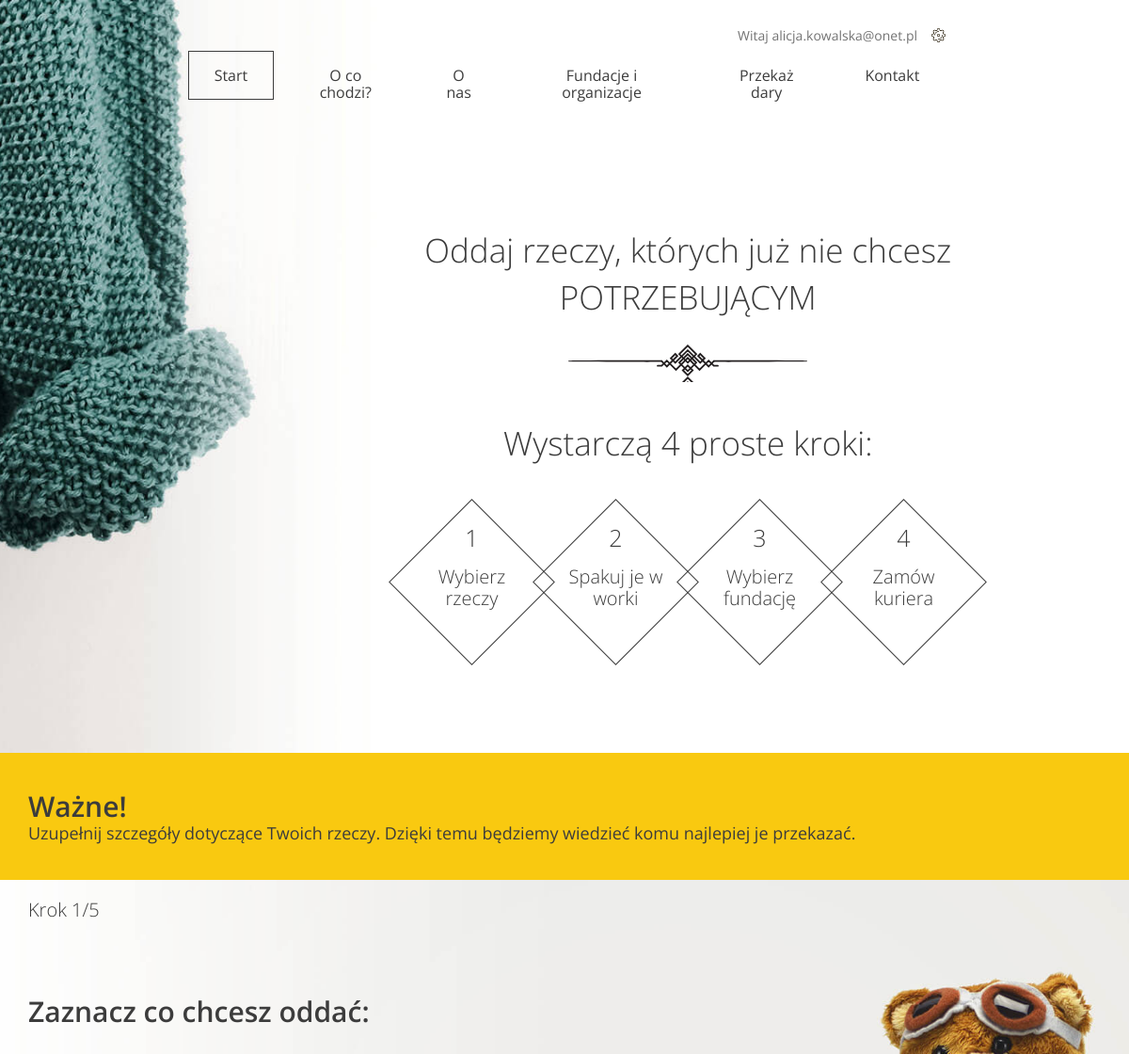
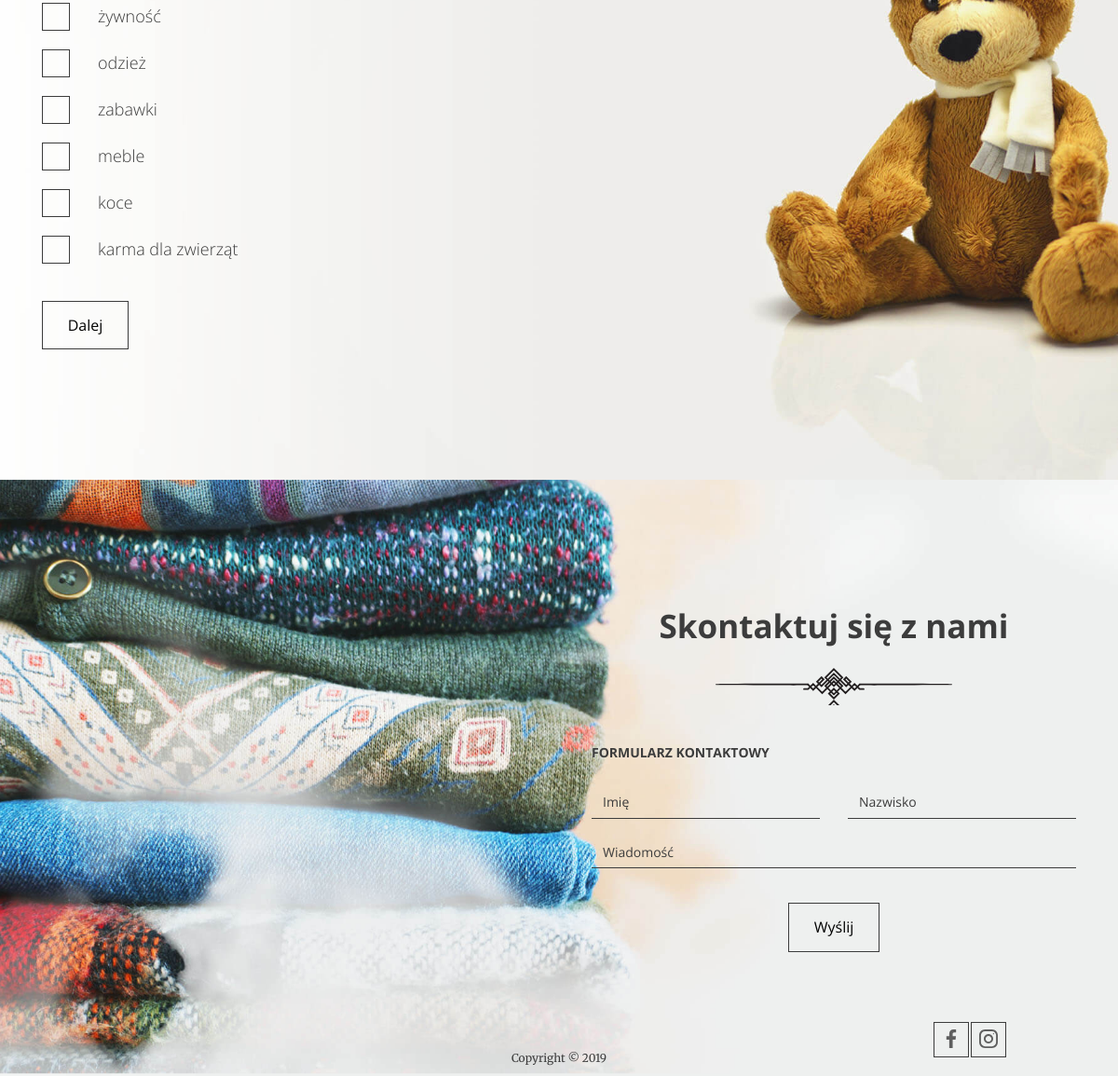
The page /share/ (signed in) on the database its author committed (2 pictures, top to bottom).
### accounts/models.py (models this page shows)
class CustomUser(AbstractBaseUser, PermissionsMixin):
    first_name = models.CharField(max_length=64, verbose_name='Imię')
    surname = models.CharField(max_length=64, verbose_name='Nazwisko')
    email = models.EmailField(max_length=64, unique=True, verbose_name='Email')
    password = models.CharField(max_length=64, verbose_name='Hasło')
    password_2 = models.CharField(max_length=64, verbose_name='Powtórz hasło')
    is_staff = models.BooleanField(default=False)
    is_active = models.BooleanField(default=True)
    is_superuser = models.BooleanField(default=False)
    date_joined = models.DateTimeField(default=timezone.now)
    USERNAME_FIELD = 'email'
    REQUIRED_FIELDS = []
    objects = CustomUserManager()
    def __str__(self):
        return self.email

### main_app/models.py (models this page shows)
class Category(models.Model):
    name = models.CharField(max_length=64)

### main_app/views.py (the view)
# urls.py: path('share/', AddDonation.as_view(), name='AddDonation'),
class AddDonation(View):
    def get(self, request):
        categories = Category.objects.all()
        institutions = Institution.objects.all()
        user = request.user
        if user.is_authenticated:
            context = {'user':user, 'categories':categories, 'institutions':institutions}
            return render(request, 'main_app/form.html', context)
        else:
            return HttpResponse('załóż konto lub zaloguj się')

### main_app/templates/main_app/form.html (shortened to what this page needs)
{%  extends 'base.html' %}
{% block content %}
  <body>
    <header class="header--form-page">
      <nav class="container container--70">
        <ul class="nav--actions">
          <li class="logged-user">
            Witaj {{ user }}
          </li>
        </ul>
        <ul>
          <li><a href="/index/" class="btn btn--without-border active">Start</a></li>
          <li><a href="/index/#steps" class="btn btn--without-border">O co chodzi?</a></li>
          <li><a href="/index/#about-us" class="btn btn--without-border">O nas</a></li>
          <li><a href="/index/#help" class="btn btn--without-border">Fundacje i organizacje</a></li>
          <li><a href="/share/#important" class="btn btn--without-border">Przekaż dary</a></li>
          <li><a href= '#contact' class="btn btn--without-border">Kontakt</a></li>
        </ul>
      </nav>
      <div class="slogan container container--90">
        <div class="slogan--item">
          <h1>
            Oddaj rzeczy, których już nie chcesz<br />
            <span class="uppercase">potrzebującym</span>
          </h1>
          <div class="slogan--steps">
            <div class="slogan--steps-title">Wystarczą 4 proste kroki:</div>
            <ul class="slogan--steps-boxes">
              <li>
                <div><em>1</em><span>Wybierz rzeczy</span></div>
              </li>
              <li>
                <div><em>2</em><span>Spakuj je w worki</span></div>
              </li>
              <li>
                <div><em>3</em><span>Wybierz fundację</span></div>
              </li>
              <li>
                <div><em>4</em><span>Zamów kuriera</span></div>
              </li>
            </ul>
          </div>
        </div>
      </div>
    </header>
    <section id='important' class="form--steps">
      <div class="form--steps-instructions">
        <div class="form--steps-container">
          <h3>Ważne!</h3>
          <p data-step="1" class="active">
            Uzupełnij szczegóły dotyczące Twoich rzeczy. Dzięki temu będziemy
            wiedzieć komu najlepiej je przekazać.
          </p>
        </div>
      </div>
      <div class="form--steps-container">
        <div class="form--steps-counter">Krok <span>1</span>/5</div>
        <form action="form-confirmation.html" method="post">
          <div data-step="1" class="active">
            <h3>Zaznacz co chcesz oddać:</h3>
            {% for category in categories %}
            <div class="form-group form-group--checkbox">
              <label>
                <span class="checkbox"></span>
                <span class="description"
                  >{{ category.name }}</span
                >
              </label>
            </div>
              {% endfor %}
            <div class="form-group form-group--buttons">
              <button type="button" class="btn next-step">Dalej</button>
            </div>
          </div>
        </form>
      </div>
    </section>
{% endblock %}

### rows shown on the page
CustomUser: email "alicja.kowalska@onet.pl"
Category: name "żywność"
Category: name "odzież"
Category: name "zabawki"
Category: name "meble"
Category: name "koce"
Category: name "karma dla zwierząt"
